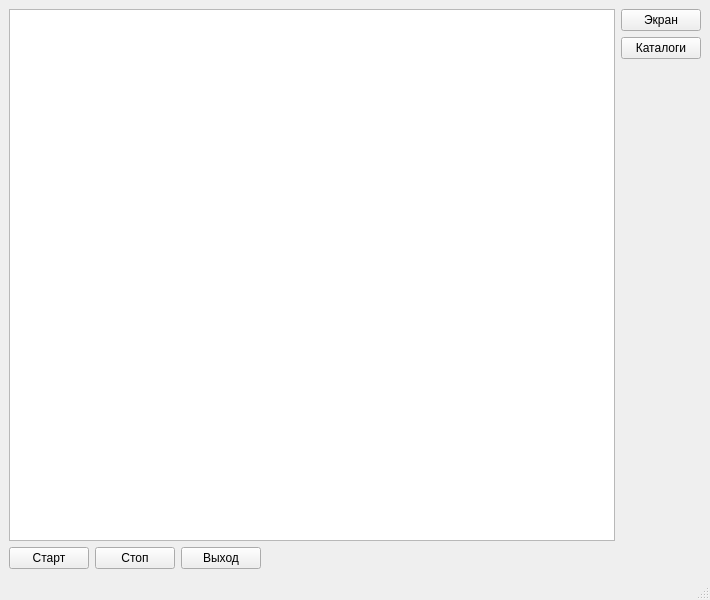
<?xml version="1.0" encoding="UTF-8"?>
<ui version="4.0">
 <class>MainWindow</class>
 <widget class="QMainWindow" name="MainWindow">
  <property name="geometry">
   <rect>
    <x>0</x>
    <y>0</y>
    <width>710</width>
    <height>600</height>
   </rect>
  </property>
  <property name="windowTitle">
   <string>MainWindow</string>
  </property>
  <widget class="QWidget" name="centralwidget">
   <layout class="QVBoxLayout" name="verticalLayout_2">
    <item>
     <layout class="QHBoxLayout" name="horizontalLayout">
      <item>
       <widget class="QTableView" name="clientsTableView">
        <property name="showDropIndicator" stdset="0">
         <bool>false</bool>
        </property>
        <property name="selectionMode">
         <enum>QAbstractItemView::SingleSelection</enum>
        </property>
        <property name="selectionBehavior">
         <enum>QAbstractItemView::SelectRows</enum>
        </property>
        <property name="wordWrap">
         <bool>false</bool>
        </property>
        <attribute name="horizontalHeaderStretchLastSection">
         <bool>true</bool>
        </attribute>
        <attribute name="verticalHeaderDefaultSectionSize">
         <number>22</number>
        </attribute>
        <attribute name="verticalHeaderMinimumSectionSize">
         <number>19</number>
        </attribute>
       </widget>
      </item>
      <item>
       <layout class="QVBoxLayout" name="verticalLayout">
        <item>
         <widget class="QPushButton" name="screenButton">
          <property name="text">
           <string>Экран</string>
          </property>
         </widget>
        </item>
        <item>
         <widget class="QPushButton" name="directoryTreeButton">
          <property name="text">
           <string>Каталоги</string>
          </property>
         </widget>
        </item>
        <item>
         <spacer name="verticalSpacer">
          <property name="orientation">
           <enum>Qt::Vertical</enum>
          </property>
          <property name="sizeHint" stdset="0">
           <size>
            <width>20</width>
            <height>40</height>
           </size>
          </property>
         </spacer>
        </item>
       </layout>
      </item>
     </layout>
    </item>
    <item>
     <layout class="QHBoxLayout" name="horizontalLayout_2">
      <item>
       <widget class="QPushButton" name="listenButton">
        <property name="text">
         <string>Старт</string>
        </property>
       </widget>
      </item>
      <item>
       <widget class="QPushButton" name="stopListenButton">
        <property name="text">
         <string>Стоп</string>
        </property>
       </widget>
      </item>
      <item>
       <widget class="QPushButton" name="quitButton">
        <property name="text">
         <string>Выход</string>
        </property>
       </widget>
      </item>
      <item>
       <spacer name="horizontalSpacer">
        <property name="orientation">
         <enum>Qt::Horizontal</enum>
        </property>
        <property name="sizeHint" stdset="0">
         <size>
          <width>40</width>
          <height>20</height>
         </size>
        </property>
       </spacer>
      </item>
     </layout>
    </item>
   </layout>
  </widget>
  <widget class="QMenuBar" name="menubar">
   <property name="geometry">
    <rect>
     <x>0</x>
     <y>0</y>
     <width>710</width>
     <height>25</height>
    </rect>
   </property>
  </widget>
  <widget class="QStatusBar" name="statusbar"/>
 </widget>
 <resources/>
 <connections/>
</ui>
